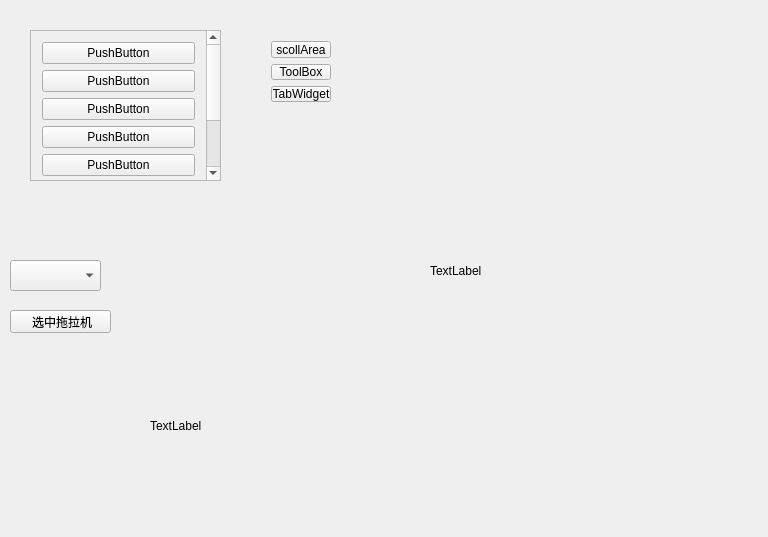
<?xml version="1.0" encoding="UTF-8"?>
<ui version="4.0">
 <class>Widget</class>
 <widget class="QWidget" name="Widget">
  <property name="geometry">
   <rect>
    <x>0</x>
    <y>0</y>
    <width>768</width>
    <height>537</height>
   </rect>
  </property>
  <property name="windowTitle">
   <string>Widget</string>
  </property>
  <widget class="QStackedWidget" name="stackedWidget">
   <property name="geometry">
    <rect>
     <x>10</x>
     <y>10</y>
     <width>211</width>
     <height>231</height>
    </rect>
   </property>
   <property name="currentIndex">
    <number>2</number>
   </property>
   <widget class="QWidget" name="page_3">
    <widget class="QTabWidget" name="tabWidget">
     <property name="geometry">
      <rect>
       <x>10</x>
       <y>40</y>
       <width>121</width>
       <height>201</height>
      </rect>
     </property>
     <property name="currentIndex">
      <number>1</number>
     </property>
     <widget class="QWidget" name="tab">
      <attribute name="title">
       <string>  百度</string>
      </attribute>
     </widget>
     <widget class="QWidget" name="tab_3">
      <attribute name="title">
       <string> 谷歌</string>
      </attribute>
     </widget>
     <widget class="QWidget" name="tab_2">
      <attribute name="title">
       <string>   传智</string>
      </attribute>
     </widget>
    </widget>
   </widget>
   <widget class="QWidget" name="page_5">
    <widget class="QToolBox" name="toolBox">
     <property name="geometry">
      <rect>
       <x>60</x>
       <y>110</y>
       <width>121</width>
       <height>121</height>
      </rect>
     </property>
     <property name="currentIndex">
      <number>2</number>
     </property>
     <widget class="QWidget" name="page">
      <property name="geometry">
       <rect>
        <x>0</x>
        <y>0</y>
        <width>121</width>
        <height>34</height>
       </rect>
      </property>
      <attribute name="label">
       <string>朋友</string>
      </attribute>
     </widget>
     <widget class="QWidget" name="page_2">
      <property name="geometry">
       <rect>
        <x>0</x>
        <y>0</y>
        <width>121</width>
        <height>34</height>
       </rect>
      </property>
      <attribute name="label">
       <string>家人</string>
      </attribute>
     </widget>
     <widget class="QWidget" name="">
      <attribute name="label">
       <string>黑名单</string>
      </attribute>
     </widget>
    </widget>
   </widget>
   <widget class="QWidget" name="page_4">
    <widget class="QScrollArea" name="scrollArea">
     <property name="geometry">
      <rect>
       <x>20</x>
       <y>20</y>
       <width>191</width>
       <height>151</height>
      </rect>
     </property>
     <property name="widgetResizable">
      <bool>true</bool>
     </property>
     <widget class="QWidget" name="scrollAreaWidgetContents">
      <property name="geometry">
       <rect>
        <x>0</x>
        <y>0</y>
        <width>172</width>
        <height>244</height>
       </rect>
      </property>
      <layout class="QVBoxLayout" name="verticalLayout">
       <item>
        <widget class="QPushButton" name="pushButton">
         <property name="text">
          <string>PushButton</string>
         </property>
        </widget>
       </item>
       <item>
        <widget class="QPushButton" name="pushButton_4">
         <property name="text">
          <string>PushButton</string>
         </property>
        </widget>
       </item>
       <item>
        <widget class="QPushButton" name="pushButton_2">
         <property name="text">
          <string>PushButton</string>
         </property>
        </widget>
       </item>
       <item>
        <widget class="QPushButton" name="pushButton_3">
         <property name="text">
          <string>PushButton</string>
         </property>
        </widget>
       </item>
       <item>
        <widget class="QPushButton" name="pushButton_6">
         <property name="text">
          <string>PushButton</string>
         </property>
        </widget>
       </item>
       <item>
        <widget class="QPushButton" name="pushButton_8">
         <property name="text">
          <string>PushButton</string>
         </property>
        </widget>
       </item>
       <item>
        <widget class="QPushButton" name="pushButton_7">
         <property name="text">
          <string>PushButton</string>
         </property>
        </widget>
       </item>
       <item>
        <widget class="QPushButton" name="pushButton_5">
         <property name="text">
          <string>PushButton</string>
         </property>
        </widget>
       </item>
      </layout>
     </widget>
    </widget>
   </widget>
  </widget>
  <widget class="QComboBox" name="comboBox">
   <property name="geometry">
    <rect>
     <x>10</x>
     <y>260</y>
     <width>91</width>
     <height>31</height>
    </rect>
   </property>
  </widget>
  <widget class="QPushButton" name="btn_select">
   <property name="geometry">
    <rect>
     <x>10</x>
     <y>310</y>
     <width>101</width>
     <height>23</height>
    </rect>
   </property>
   <property name="text">
    <string> 选中拖拉机</string>
   </property>
  </widget>
  <widget class="QLabel" name="lbl_Image">
   <property name="geometry">
    <rect>
     <x>150</x>
     <y>330</y>
     <width>161</width>
     <height>191</height>
    </rect>
   </property>
   <property name="text">
    <string>TextLabel</string>
   </property>
  </widget>
  <widget class="QLabel" name="Lable2">
   <property name="geometry">
    <rect>
     <x>430</x>
     <y>50</y>
     <width>311</width>
     <height>441</height>
    </rect>
   </property>
   <property name="text">
    <string>TextLabel</string>
   </property>
  </widget>
  <widget class="QWidget" name="">
   <property name="geometry">
    <rect>
     <x>260</x>
     <y>30</y>
     <width>82</width>
     <height>83</height>
    </rect>
   </property>
   <layout class="QVBoxLayout" name="verticalLayout_2">
    <item>
     <widget class="QPushButton" name="btn_scollArea">
      <property name="text">
       <string>scollArea</string>
      </property>
     </widget>
    </item>
    <item>
     <widget class="QPushButton" name="btn_ToolBox">
      <property name="text">
       <string>ToolBox</string>
      </property>
     </widget>
    </item>
    <item>
     <widget class="QPushButton" name="btn_TabWidget">
      <property name="text">
       <string>TabWidget</string>
      </property>
     </widget>
    </item>
   </layout>
  </widget>
 </widget>
 <layoutdefault spacing="6" margin="11"/>
 <resources/>
 <connections/>
</ui>
